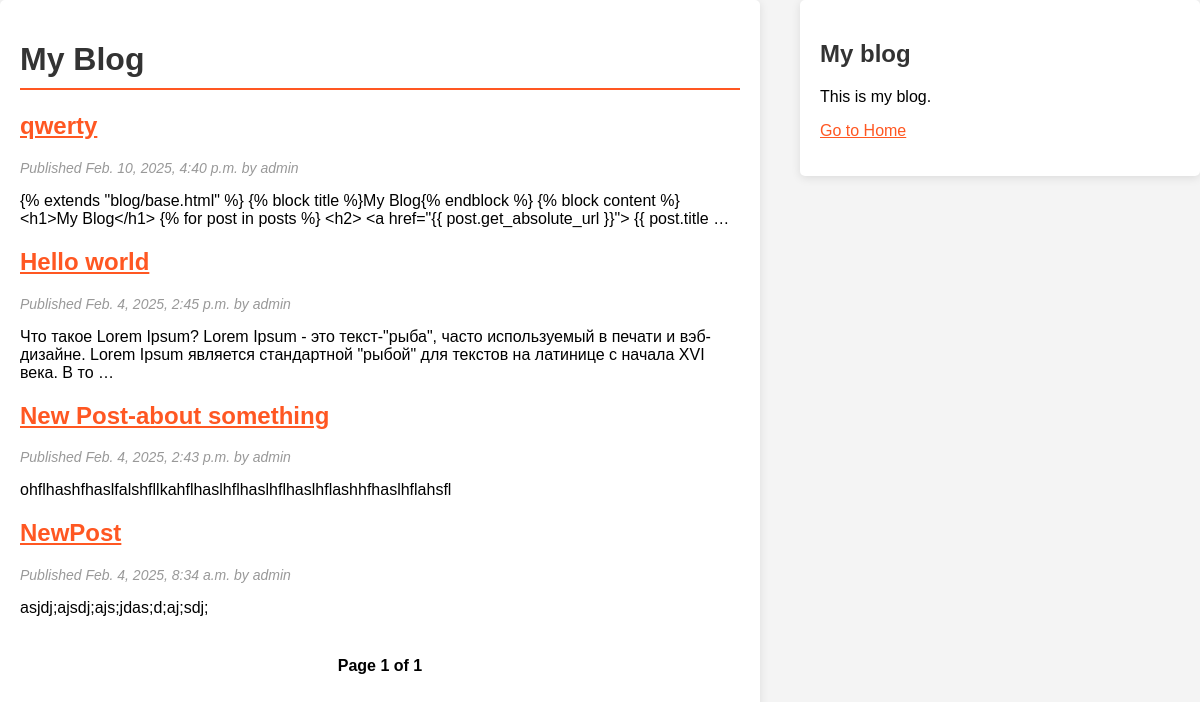
Screenshot of /blog/ with the database file from the repository.
### blog/models.py (models this page shows, shortened)
class Post(models.Model):
    class Status(models.TextChoices):
        DRAFT = 'DF','Draft'
        PUBLISHED = 'PB', 'Published'
    title = models.CharField(max_length=200)
    slug = models.SlugField(max_length=20, unique_for_date='publish')
    body = models.TextField()
    author = models.ForeignKey(User, on_delete=models.CASCADE, related_name='blog_posts')
    publish = models.DateTimeField(default=timezone.now)
    created = models.DateTimeField(auto_now_add=True)
    updated = models.DateTimeField(auto_now=True)
    status = models.CharField(max_length=2, choices = Status.choices, default=Status.DRAFT)
    objects = models.Manager()
    published = PublishedManager()
    class Meta:
        managed = True
        verbose_name = 'Posts'
        ordering = ['-publish']
        indexes = [
            models.Index(fields=['-publish'])
        ]
    def get_absolute_url(self):
        return reverse("blog:post_detail", args=[self.publish.year,
                                                 self.publish.month,
                                                 self.publish.day,
                                                 self.slug])

### blog/views.py (the view)
# urls.py: path('', views.PostListView.as_view(), name="post_list"),
class PostListView(ListView):
    queryset = Post.published.all()
    context_object_name = 'posts'
    paginate_by = 4
    template_name = 'blog/post/list.html'

### blog/templates/blog/post/list.html (shortened to what this page needs)
{% extends "blog/base.html" %}
{% block content %}
  <h1>My Blog</h1>
  {% for post in posts %}
    <h2>
      <a href="{{ post.get_absolute_url }}">
        {{ post.title }}
      </a>
    </h2>
    <p class="date">
      Published {{ post.publish }} by {{ post.author }}
    </p>
    {{ post.body|truncatewords:30|linebreaks }}
  {% endfor %}
  {% include "blog/pagination.html" with page=page_obj %}
{% endblock %}

### blog/static/css/blog.css (style rules this page uses)
body { margin: 0; padding: 0; font-family: Arial, sans-serif; background: #f4f4f4; }
a { color: #ff5722; text-decoration: underline; }
h1, h2 { font-weight: bold; color: #333; }
h1 { border-bottom: 2px solid #ff5722; padding-bottom: 10px; }
p.date { color: #999; font-size: 14px; font-style: italic; }

### rows the page displays
Post: title "qwerty", publish "Feb. 10, 2025, 4:40 p.m.", author "admin", body "{% extends \"blog/base.html\" %} {% block title %}My Blog{% endblock %} {% block content %} <h1>My Blog</h1> {% for post in posts %} <h2> <a href=\"{{ post.get_absolute_url }}\"> {{ post.title …"
Post: title "Hello world", publish "Feb. 4, 2025, 2:45 p.m.", author "admin", body "Что такое Lorem Ipsum? Lorem Ipsum - это текст-\"рыба\", часто используемый в печати и вэб-дизайне. Lorem Ipsum является стандартной \"рыбой\" для текстов на латинице с начала XVI века. В то …"
Post: title "New Post-about something", publish "Feb. 4, 2025, 2:43 p.m.", author "admin", body "ohflhashfhaslfalshfllkahflhaslhflhaslhflhaslhflashhfhaslhflahsfl"
Post: title "NewPost", publish "Feb. 4, 2025, 8:34 a.m.", author "admin", body "asjdj;ajsdj;ajs;jdas;d;aj;sdj;"

### other values shown
{{ page.number }} "1"
{{ page.paginator.num_pages }} "1"
